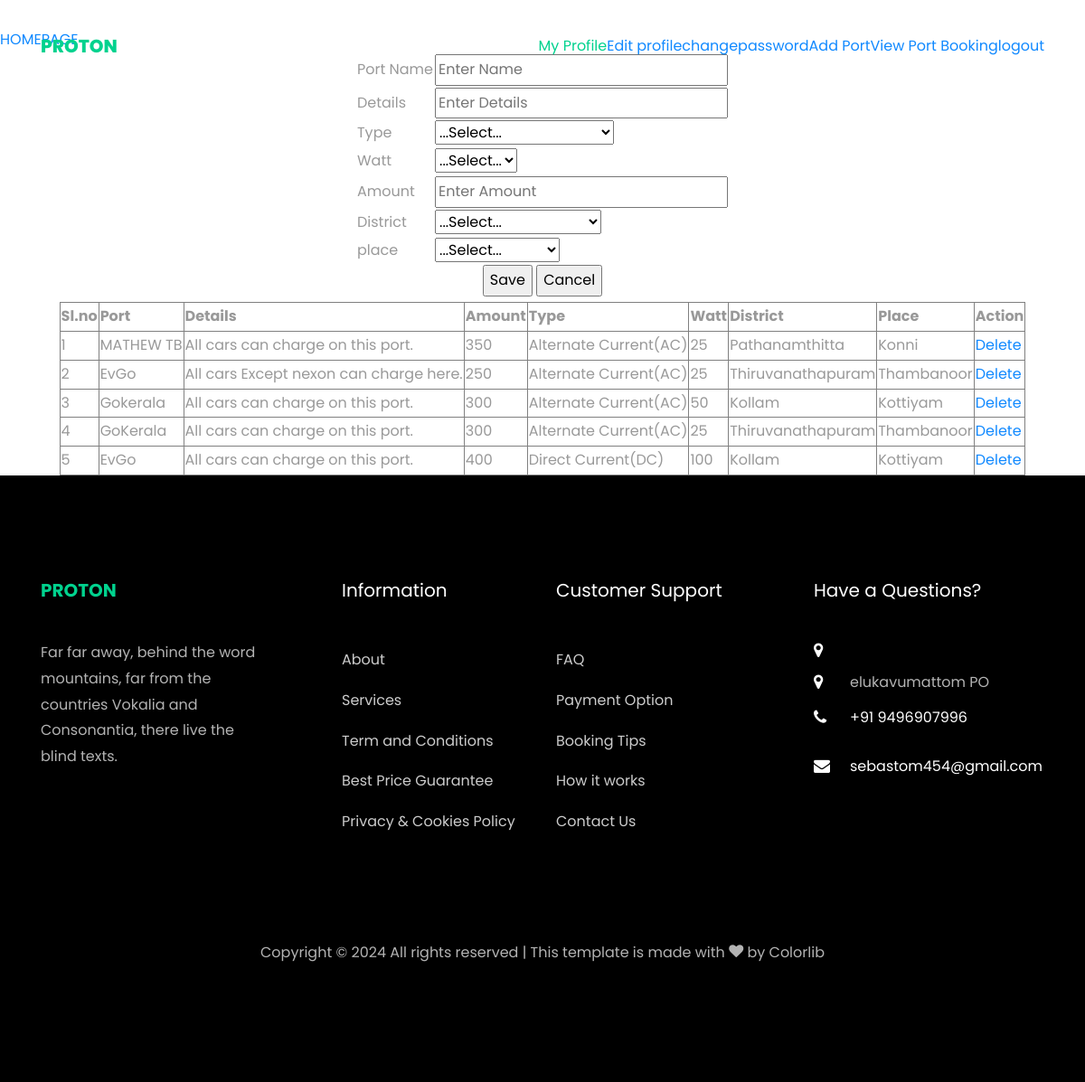
Screenshot of /CPO/chargingport/ (signed in) with the database file from the repository.
### CPO/models.py (models this page shows)
class tbl_chargingport(models.Model):
    port_name = models.CharField(max_length=100)
    port_details = models.CharField(max_length=50)
    watt = models.ForeignKey(tbl_watt, on_delete=models.CASCADE)
    port_amount = models.CharField(max_length=50)
    place = models.ForeignKey(tbl_place, on_delete=models.CASCADE)
    cpo=models.ForeignKey(tbl_cpo,on_delete=models.CASCADE)

### Admin/models.py (models this page shows)
class tbl_watt(models.Model):
    watt_data = models.CharField(max_length=50)
    type = models.ForeignKey(tbl_type, on_delete=models.CASCADE)

class tbl_type(models.Model):
    type_name = models.CharField(max_length=50)

class tbl_place(models.Model):
    place_name = models.CharField(max_length=50)
    district = models.ForeignKey(tbl_district, on_delete=models.CASCADE)

class tbl_district(models.Model):
    district_name=models.CharField(max_length=50)

### CPO/views.py (the view)
# urls.py: path('chargingport/',views.chargingport,name="chargingport"),
def chargingport(request):
    cpo = tbl_cpo.objects.get(id=request.session["cid"])
    district=tbl_district.objects.all()
    place1=tbl_place.objects.all()
    chargingport=tbl_chargingport.objects.filter(cpo=cpo)
    tdata=tbl_type.objects.all()
    if request.method == "POST":
        place=tbl_place.objects.get(id=request.POST.get("place_id"))
        watt=tbl_watt.objects.get(id=request.POST.get("watt_id"))
        tbl_chargingport.objects.create(
           port_name=request.POST.get("txtname"),
           port_details=request.POST.get("txtdetails"),
           watt=watt,
           port_amount=request.POST.get("txtamount"),
           place=place,
           cpo=cpo
        )
        return redirect("webcpo:chargingport")
    else:
        return render(request,"CPO/ChargingPort.html",{"data":chargingport,"place":place1,'type':tdata,'district':district})

### CPO/Templates/CPO/ChargingPort.html (shortened to what this page needs)
{% extends 'CPO/Header.html' %}
{% block content %}
{% load static %}
<!DOCTYPE html>
<html lang="en">
<head>
</head>
<body>
    <a href="{% url 'webguest:Cporegistration' %}">HOMEPAGE</a>
    <form action="" method="post" enctype="multipart/form-data">
        <table align="center">
            <tr>
                <td>Port Name</td>
                <td><input type="text" name="txtname" id="" placeholder="Enter Name" required
                        value="{{Edit.port_name}}"></td>
            </tr>
            <tr>
                <td>Details</td>
                <td><input type="text" name="txtdetails" id="" placeholder="Enter Details" required
                        value="{{Edit.port_details}}"></td>
            </tr>
            <tr>
                <td>Type</td>
                <td>
                    <select id="type" name="type_id" value="{{Edit.type}}">
                        <option value="" >...Select...</option>
                      </select>
                </td>
            </tr>
            <tr>
                <td>Watt</td>
                <td>
                    <select id="watt" name="watt_id" value="{{Edit.watt}}">
                        <option value="" >...Select...</option>
                      </select>
                </td>
            </tr>
            <tr>
                <td>Amount</td>
                <td><input type="text" name="txtamount" id="" placeholder="Enter Amount" required
                        value="{{Edit.port_amount}}"></td>
            </tr>
            <tr>
                <td>District</td>
                <td>
                    <select id="district" name="district" value="{{Edit.place}}">
                        <option value="" >...Select...</option>
                      </select>
                </td>
            </tr>
            <tr>
                <td>place</td>
                <td>
                    <select id="place" name="place_id" value="{{Edit.place}}">
                        <option value="" >...Select...</option>
                      </select>
                </td>
            </tr>
            <tr>
                <td colspan="2" align="center">
                    <input type="submit" name="btnsubmit" value="Save">
                    <input type="reset" name="btncancel" value="Cancel">
                </td>
            </tr>
        </table>
    </form>
    <table border="1" style="margin-top: 5px;" align="center">
    <tr>
        <th>Sl.no</th>
        <th>Port</th>
        <th>Details</th>
        <th>Amount</th>
        <th>Type</th>
        <th>Watt</th>
        <th>District</th>
        <th>Place</th>
        <th>Action</th>
        {% for i in data %}
        <tr>
            <td>{{forloop.counter}}</td>
            <td>{{i.port_name}}</td>
            <td>{{i.port_details}}</td>
            <td>{{i.port_amount}}</td>
            <td>{{i.watt.type.type_name}}</td>
            <td>{{i.watt.watt_data}}</td>
            <td>{{i.place.district.district_name}}</td>
            <td>{{i.place.place_name}}</td>
            <td><a href="{% url 'webcpo:DeletePort' i.id %}">Delete</a></td>
        </tr>
        {% endfor %}
    </tr>
</table>
</body>
</html>
{% endblock content %}

### rows the page displays
tbl_chargingport: port_name "MATHEW TB", port_details "All cars can charge on this port.", port_amount "350", watt.type.type_name "Alternate Current(AC)", watt.watt_data "25", place.district.district_name "Pathanamthitta", place.place_name "Konni"
tbl_chargingport: port_name "EvGo", port_details "All cars Except nexon can charge here.", port_amount "250", watt.type.type_name "Alternate Current(AC)", watt.watt_data "25", place.district.district_name "Thiruvanathapuram", place.place_name "Thambanoor"
tbl_chargingport: port_name "Gokerala", port_details "All cars can charge on this port.", port_amount "300", watt.type.type_name "Alternate Current(AC)", watt.watt_data "50", place.district.district_name "Kollam", place.place_name "Kottiyam"
tbl_chargingport: port_name "GoKerala", port_details "All cars can charge on this port.", port_amount "300", watt.type.type_name "Alternate Current(AC)", watt.watt_data "25", place.district.district_name "Thiruvanathapuram", place.place_name "Thambanoor"
tbl_chargingport: port_name "EvGo", port_details "All cars can charge on this port.", port_amount "400", watt.type.type_name "Direct Current(DC)", watt.watt_data "100", place.district.district_name "Kollam", place.place_name "Kottiyam"
